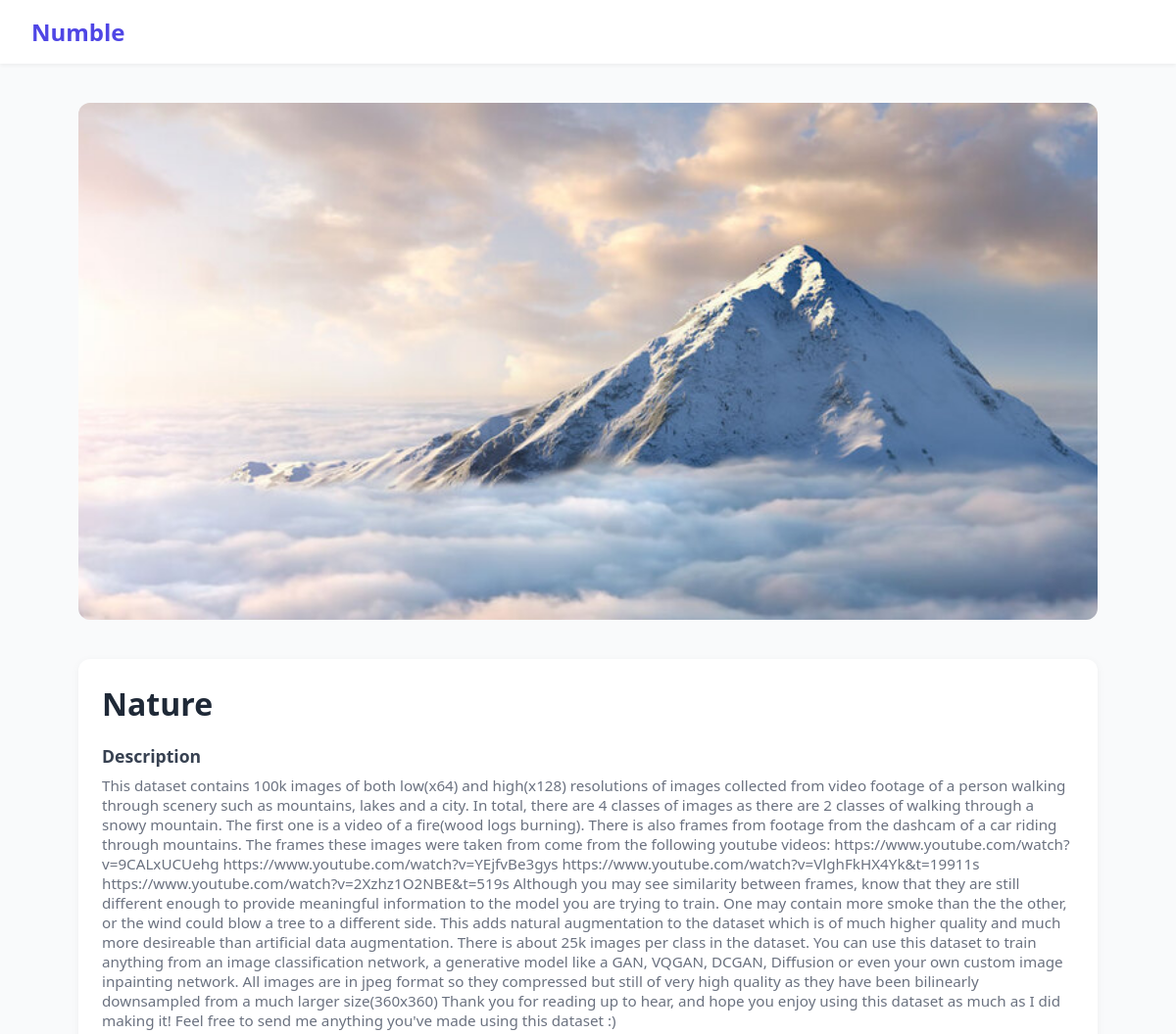
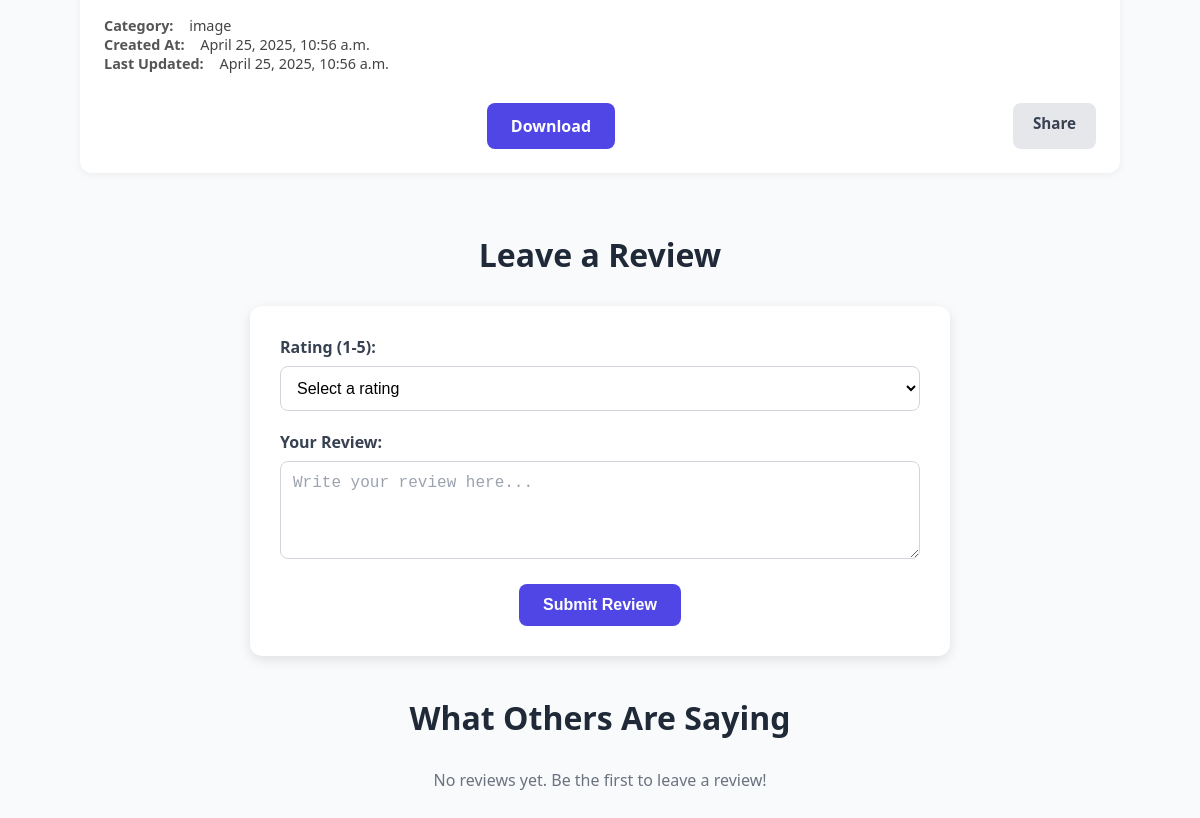
Page /view-details/8 on the committed database (2 pictures, top to bottom).
### datasetmanager/models.py (models this page shows, shortened)
class Datasetmanager(models.Model):
    name = models.CharField(max_length=100)
    description = models.TextField()
    file = models.FileField(upload_to='datasets/', default="")  # Supports image, video, or zipped datasets
    created_at = models.DateTimeField(auto_now_add=True)
    updated_at = models.DateTimeField(auto_now=True)
    category = models.CharField(max_length=50, choices=[
        ('image', 'Image'),
        ('video', 'Video'),
    ])

### datasetmanager/views.py (the view)
# urls.py: path("view-details/<int:dataset_id>", datasetDetails, name="datasetDetails"),
def datasetDetails(request, dataset_id):
    dataset = get_object_or_404(Datasetmanager, id=dataset_id)
    context = {
        "dataset": dataset,
    }
    return render(request, "datasetDetails.html", context=context)

### templates/datasetDetails.html (shortened to what this page needs)
<!DOCTYPE html>
<html lang="en">
<head>
</head>
<body>
  <header>
    <div class="logo">Numble</div>
  </header>
  <div class="container">
    <div class="grid">
      <div class="image-box">
        <img src="{{dataset.file.url}}" alt="{{dataset.name}}">
      </div>
      <div class="content-box">
        <h2>{{dataset.name}}</h2>
        <h3>Description</h3>
        <p>{{dataset.description}}</p>
        <div class="meta">
          <div><span>Category:</span> {{dataset.category}}</div>
          <div><span>Created At:</span> {{dataset.created_at}}</div>
          <div><span>Last Updated:</span> {{dataset.updated_at}}</div>
        </div>
        <div class="buttons">
          <a href="{{dataset.file.url}}" download class="btn btn-primary">Download</a>
          <a href="#" class="btn btn-secondary">Share</a>
        </div>
      </div>
    </div>
    <div class="container" style="margin-top: 60px;">
      <h2 class="review-heading">Leave a Review</h2>
      <form action="{% url 'submit_review' dataset.id %}" method="POST" class="review-form">
        <div class="form-group">
          <label for="rating">Rating (1-5):</label>
          <select id="rating" name="rating" required>
            <option value="" disabled selected>Select a rating</option>
          </select>
        </div>
        <div class="form-group">
          <label for="review">Your Review:</label>
          <textarea id="review" name="review" rows="4" placeholder="Write your review here..." required></textarea>
        </div>
        <button type="submit" class="btn btn-primary">Submit Review</button>
      </form>
      <div class="reviews-container">
        <h2 class="review-heading">What Others Are Saying</h2>
        {% for review in dataset.reviews.all %}
          <div class="review-card">
            <div class="review-header">
              <span class="review-rating">Rating: {{ review.rating }} / 5</span>
              <span class="review-date">{{ review.created_at }}</span>
            </div>
            <p class="review-text">{{ review.text }}</p>
          </div>
        {% empty %}
          <p class="no-reviews">No reviews yet. Be the first to leave a review!</p>
        {% endfor %}
      </div>
    </div>
  </div>
</body>
</html>

### templates/datasetDetails.html (style rules this page uses)
* { box-sizing: border-box; margin: 0; padding: 0; }
body { font-family: 'Segoe UI', Tahoma, Geneva, Verdana, sans-serif; background-color: #f9fafb; color: #333; }
header { background-color: #fff; padding: 16px 32px; box-shadow: 0 2px 4px rgba(0, 0, 0, 0.05); display: flex; justify-content: space-between; align-items: center; }
.logo { font-size: 1.5rem; font-weight: bold; color: #4f46e5; }
.container { max-width: 1080px; margin: 40px auto; padding: 0 20px; }
.grid { display: flex; flex-wrap: wrap; gap: 40px; }
.image-box { flex: 1 1 50%; background-color: #eee; border-radius: 12px; overflow: hidden; }
.image-box img { width: 100%; height: 100%; object-fit: cover; }
.content-box { flex: 1 1 50%; background-color: #fff; padding: 24px; border-radius: 12px; box-shadow: 0 2px 8px rgba(0, 0, 0, 0.05); }
.content-box h2 { font-size: 2rem; margin-bottom: 16px; color: #1f2937; }
.content-box h3 { font-size: 1.1rem; margin: 20px 0 8px; color: #374151; }
.content-box p { color: #6b7280; font-size: 0.95rem; }
.meta { margin-top: 20px; font-size: 0.9rem; color: #444; }
.meta span { display: inline-block; margin-right: 12px; font-weight: bold; color: #555; }
.buttons { margin-top: 30px; display: flex; gap: 15px; }
.btn { padding: 10px 20px; border-radius: 8px; text-decoration: none; font-weight: 600; font-size: 0.95rem; text-align: center; display: inline-block; }
.btn-primary { background-color: #4f46e5; color: #fff; }
.btn-secondary { background-color: #e5e7eb; color: #374151; }
.review-heading { font-size: 2rem; color: #1f2937; margin-bottom: 30px; text-align: center; font-weight: bold; }
.review-form { margin-bottom: 50px; background-color: #fff; padding: 30px; border-radius: 12px; box-shadow: 0 4px 12px rgba(0, 0, 0, 0.1); max-width: 700px; margin: 0 auto; }
.form-group { margin-bottom: 20px; }
.form-group label { display: block; margin-bottom: 8px; font-weight: bold; color: #374151; font-size: 1rem; }
.form-group select, .form-group textarea { width: 100%; padding: 12px; border-radius: 8px; border: 1px solid #d1d5db; font-size: 1rem; background-color: #fff; color: #000; }
.form-group textarea::placeholder { color: #9ca3af; }
.btn-primary { padding: 12px 24px; font-size: 1rem; border-radius: 8px; background-color: #4f46e5; color: #fff; border: none; cursor: pointer; font-weight: bold; display: block; margin: 0 auto; transition: background-color 0.3s ease, transform 0.2s ease; }
.reviews-container { margin-top: 40px; }
.no-reviews { color: #6b7280; font-size: 1rem; text-align: center; margin-top: 20px; }

### rows in the picture
Datasetmanager: file (picture), name "Nature", description "This dataset contains 100k images of both low(x64) and high(x128) resolutions of images collected from video footage of a person walking through scenery such as mountains, lakes and a city. In total, there are 4 classes of images as there are 2 classes of walking through a snowy mountain. The first one is a video of a fire(wood logs burning). There is also frames from footage from the dashcam of a car riding through mountains. The frames these images were taken from come from the following youtube videos: https://www.youtube.com/watch?v=9CALxUCUehg https://www.youtube.com/watch?v=YEjfvBe3gys https://www.youtube.com/watch?v=VlghFkHX4Yk&t=19911s…", category "image", created_at "April 25, 2025, 10:56 a.m.", updated_at "April 25, 2025, 10:56 a.m."
